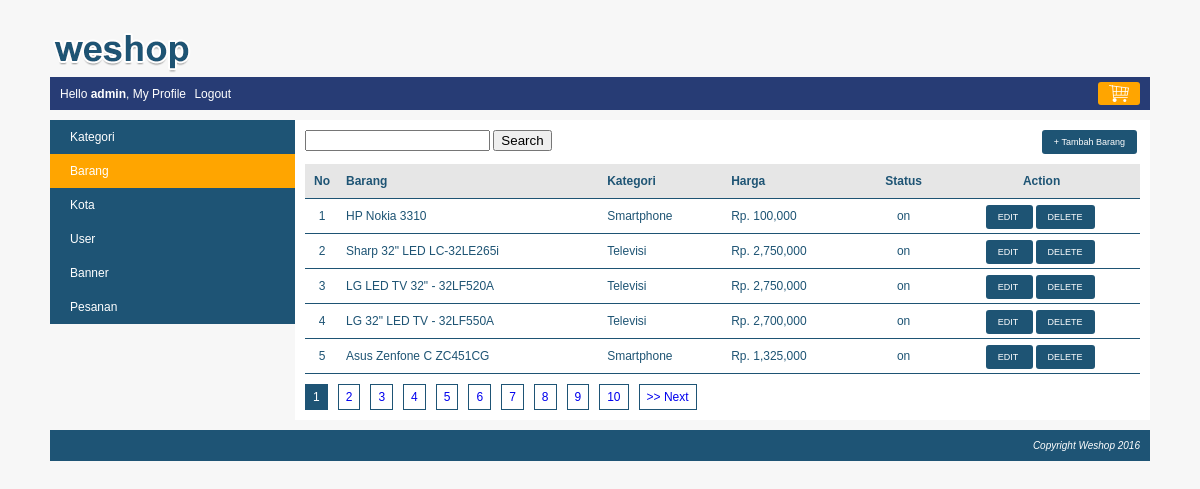
Page /index.php?page=my_profile&module=barang&action=list (signed in) on the committed database.
### tables this page shows
CREATE TABLE IF NOT EXISTS `barang` (
  `barang_id` int(10) NOT NULL AUTO_INCREMENT,
  `kategori_id` int(10) NOT NULL,
  `nama_barang` varchar(250) NOT NULL,
  `spesifikasi` text NOT NULL,
  `gambar` varchar(300) NOT NULL,
  `harga` int(10) NOT NULL,
  `stok` tinyint(1) NOT NULL,
  `status` enum('on','off') NOT NULL,
  PRIMARY KEY (`barang_id`),
  KEY `kategori_id` (`kategori_id`),
  CONSTRAINT `barang_ibfk_1` FOREIGN KEY (`kategori_id`) REFERENCES `kategori` (`kategori_id`) ON DELETE CASCADE ON UPDATE CASCADE
);

CREATE TABLE IF NOT EXISTS `kategori` (
  `kategori_id` int(10) NOT NULL AUTO_INCREMENT,
  `kategori` varchar(150) NOT NULL,
  `status` enum('on','off') NOT NULL,
  PRIMARY KEY (`kategori_id`)
);

### module/barang/list.php (the view, shortened to what this page needs)
<?php
    $search = isset($_GET["search"]) ? $_GET["search"] : false;
    $where = "";
?>
<div id="frame-tambah">
    <div id="left">
        <form action="<?php echo BASE_URL . "index.php"; ?>" method="GET">
            <input type="text" name="search" value="<?php echo $search; ?>"/>
            <input type="submit" value="Search" />
        </form>
    </div>
    <div id="right">
        <a href="<?php echo BASE_URL.'index.php?page=my_profile&module=barang&action=form'; ?>" class="tombol-action">+ Tambah Barang</a>
    </div>
</div>
<?php
    $pagination = isset($_GET["pagination"]) ? $_GET["pagination"] : 1;
    $data_per_halaman = 5;
    $mulai_dari = ($pagination-1) * $data_per_halaman;
    $query = mysqli_query($koneksi, "SELECT barang.*, kategori.kategori FROM barang JOIN kategori ON barang.kategori_id=kategori.kategori_id $where ORDER BY barang.barang_id DESC LIMIT $mulai_dari, $data_per_halaman");
    if(mysqli_num_rows($query) == 0){
        echo "<h3>Saat ini belum ada barang di dalam table barang</h3>";
    }else{
        echo "<table class='table-list'>";
        echo    "<tr class='baris-title'>
                    <th class='kolom-nomor'>No</th>
                    <th class='kiri'>Barang</th>
                    <th class='kiri'>Kategori</th>
                    <th class='kiri'>Harga</th>
                    <th class='tengah'>Status</th>
                    <th class='tengah'>Action</th>
                </tr>";
        $no = 1 + $mulai_dari;
        while($row = mysqli_fetch_assoc($query)){ ?>
            <tr>
                <td class='kolom-nomor'><?php echo $no; ?></td>
                <td class='kiri'><?php echo $row['nama_barang']; ?></td>
                <td class='kiri'><?php echo $row['kategori']; ?></td>
                <td class='kiri'><?php echo rupiah($row['harga']); ?></td>
                <td class='tengah'><?php echo $row['status']; ?></td>
                <td class='tengah'>
                    <a href="<?php echo BASE_URL.'index.php?page=my_profile&module=barang&action=form&barang_id='.$row['barang_id']; ?>" class="tombol-action"> EDIT </a>
                    <a href="<?php echo BASE_URL.'module/barang/action.php?button=Delete&barang_id='.$row['barang_id']; ?>" class="tombol-action"> DELETE </a>
                </td>
<?php       $no++;
        }
        echo "</table>";
    }
?>

### css/style.css (style rules this page uses)
body { font-family: arial; font-size: 12px; color: #1e5474; background: #f7f7f7; margin: 0px; }
.table-list { width: 100%; border-collapse: collapse; }
.table-list tr { border-bottom: 1px solid #1e5474; }
.table-list tr.baris-title { background: #e6e6e6; }
.table-list tr th, .table-list tr td { padding: 10px 7px; }
.kolom-nomor { width: 20px; text-align: center; }
.kiri { text-align: left; }
.tengah { text-align: center; }
#frame-tambah { margin-bottom: 10px; overflow: hidden; }
.tombol-action { background: #1e5474; color: white; padding: 7px 12px; border-radius: 3px; cursor: pointer; text-decoration: none; margin-right: 3px; font-size: 9px; }
#right .tombol-action { display: block; }
#frame-tambah .tombol-action { float: right; }
#frame-tambah #left { float: left; }
#frame-tambah #right { float: right; }

### rows in the picture
barang: nama_barang "HP Nokia 3310", kategori.kategori "Smartphone", harga "Rp. 100,000", status "on"
barang: nama_barang "Sharp 32\" LED LC-32LE265i", kategori.kategori "Televisi", harga "Rp. 2,750,000", status "on"
barang: nama_barang "LG LED TV 32\" - 32LF520A", kategori.kategori "Televisi", harga "Rp. 2,750,000", status "on"
barang: nama_barang "LG 32\" LED TV - 32LF550A", kategori.kategori "Televisi", harga "Rp. 2,700,000", status "on"
barang: nama_barang "Asus Zenfone C ZC451CG", kategori.kategori "Smartphone", harga "Rp. 1,325,000", status "on"

### other values in the picture
$nama "admin"
